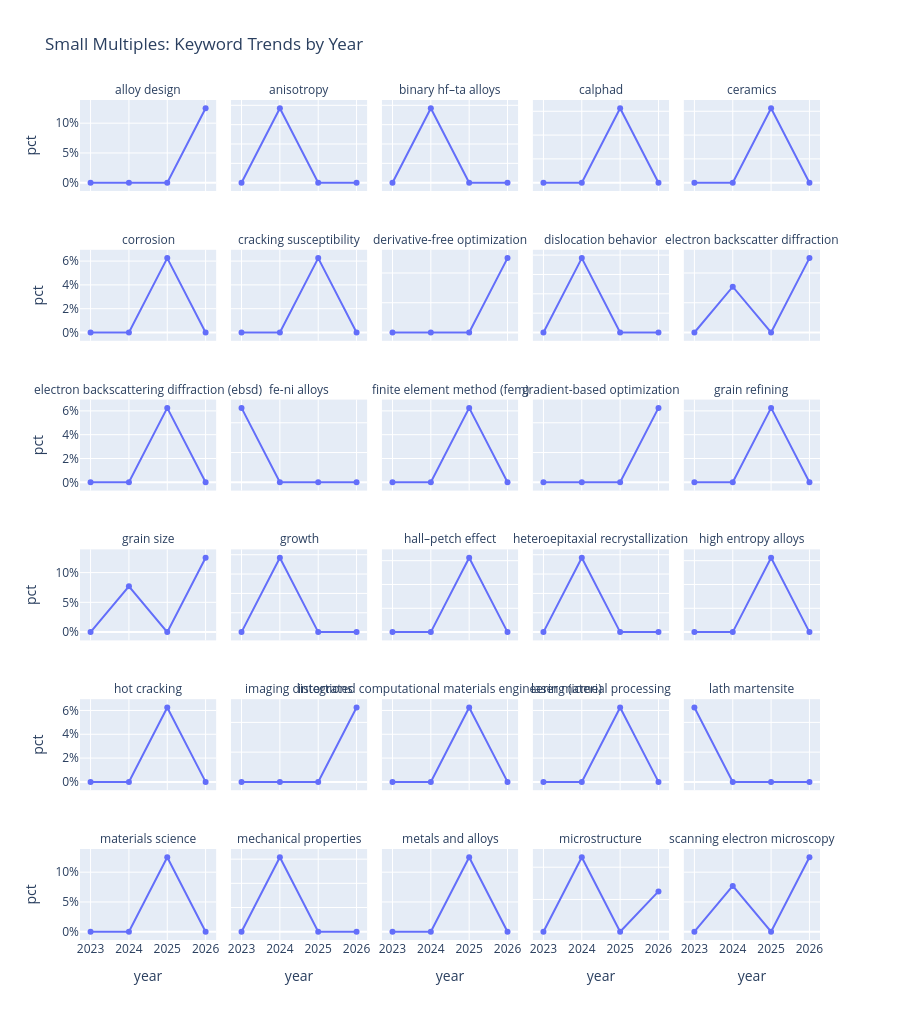

The notebook cell this image was saved under:
### Code cell
#| echo: false
#| output: true

small_mult_data = keyword_pct_long[keyword_pct_long["keyword"].isin(keywords_by_total)].copy()

fig = px.line(
    small_mult_data,
    x="year",
    y="pct",
    facet_col="keyword",
    facet_col_wrap=5,
    markers=True,
    title="Small Multiples: Keyword Trends by Year",
)
fig.update_yaxes(matches=None, ticksuffix="%")
fig.update_xaxes(dtick=1)
fig.update_layout(height=max(900, 170 * ((len(keywords_by_total) + 4) // 5)))
fig.for_each_annotation(lambda a: a.update(text=a.text.split("=")[-1]))
fig.show()

### Figure 1 — Plotly figure (JSON) as saved in the notebook; plotly's stock layout.template omitted (floating-point values rounded to 4 significant figures)
{"data": [{"hovertemplate": "keyword=alloy design<br>year=%{x}<br>pct=%{y}<extra></extra>", "legendgroup": "", "line": {"color": "#636efa", "dash": "solid"}, "marker": {"symbol": "circle"}, "mode": "lines+markers", "name": "", "orientation": "v", "showlegend": false, "type": "scatter", "x": [2023, 2024, 2025, 2026], "xaxis": "x26", "y": [0.0, 0.0, 0.0, 12.5], "yaxis": "y26"}, {"hovertemplate": "keyword=anisotropy<br>year=%{x}<br>pct=%{y}<extra></extra>", "legendgroup": "", "line": {"color": "#636efa", "dash": "solid"}, "marker": {"symbol": "circle"}, "mode": "lines+markers", "name": "", "orientation": "v", "showlegend": false, "type": "scatter", "x": [2023, 2024, 2025, 2026], "xaxis": "x27", "y": [0.0, 7.692, 0.0, 0.0], "yaxis": "y27"}, {"hovertemplate": "keyword=binary hf–ta alloys<br>year=%{x}<br>pct=%{y}<extra></extra>", "legendgroup": "", "line": {"color": "#636efa", "dash": "solid"}, "marker": {"symbol": "circle"}, "mode": "lines+markers", "name": "", "orientation": "v", "showlegend": false, "type": "scatter", "x": [2023, 2024, 2025, 2026], "xaxis": "x28", "y": [0.0, 7.692, 0.0, 0.0], "yaxis": "y28"}, {"hovertemplate": "keyword=calphad<br>year=%{x}<br>pct=%{y}<extra></extra>", "legendgroup": "", "line": {"color": "#636efa", "dash": "solid"}, "marker": {"symbol": "circle"}, "mode": "lines+markers", "name": "", "orientation": "v", "showlegend": false, "type": "scatter", "x": [2023, 2024, 2025, 2026], "xaxis": "x29", "y": [0.0, 0.0, 6.25, 0.0], "yaxis": "y29"}, {"hovertemplate": "keyword=ceramics<br>year=%{x}<br>pct=%{y}<extra></extra>", "legendgroup": "", "line": {"color": "#636efa", "dash": "solid"}, "marker": {"symbol": "circle"}, "mode": "lines+markers", "name": "", "orientation": "v", "showlegend": false, "type": "scatter", "x": [2023, 2024, 2025, 2026], "xaxis": "x30", "y": [0.0, 0.0, 6.25, 0.0], "yaxis": "y30"}, {"hovertemplate": "keyword=corrosion<br>year=%{x}<br>pct=%{y}<extra></extra>", "legendgroup": "", "line": {"color": "#636efa", "dash": "solid"}, "marker": {"symbol": "circle"}, "mode": "lines+markers", "name": "", "orientation": "v", "showlegend": false, "type": "scatter", "x": [2023, 2024, 2025, 2026], "xaxis": "x21", "y": [0.0, 0.0, 6.25, 0.0], "yaxis": "y21"}, {"hovertemplate": "keyword=cracking susceptibility<br>year=%{x}<br>pct=%{y}<extra></extra>", "legendgroup": "", "line": {"color": "#636efa", "dash": "solid"}, "marker": {"symbol": "circle"}, "mode": "lines+markers", "name": "", "orientation": "v", "showlegend": false, "type": "scatter", "x": [2023, 2024, 2025, 2026], "xaxis": "x22", "y": [0.0, 0.0, 6.25, 0.0], "yaxis": "y22"}, {"hovertemplate": "keyword=derivative-free optimization<br>year=%{x}<br>pct=%{y}<extra></extra>", "legendgroup": "", "line": {"color": "#636efa", "dash": "solid"}, "marker": {"symbol": "circle"}, "mode": "lines+markers", "name": "", "orientation": "v", "showlegend": false, "type": "scatter", "x": [2023, 2024, 2025, 2026], "xaxis": "x23", "y": [0.0, 0.0, 0.0, 12.5], "yaxis": "y23"}, {"hovertemplate": "keyword=dislocation behavior<br>year=%{x}<br>pct=%{y}<extra></extra>", "legendgroup": "", "line": {"color": "#636efa", "dash": "solid"}, "marker": {"symbol": "circle"}, "mode": "lines+markers", "name": "", "orientation": "v", "showlegend": false, "type": "scatter", "x": [2023, 2024, 2025, 2026], "xaxis": "x24", "y": [0.0, 7.692, 0.0, 0.0], "yaxis": "y24"}, {"hovertemplate": "keyword=electron backscatter diffraction<br>year=%{x}<br>pct=%{y}<extra></extra>", "legendgroup": "", "line": {"color": "#636efa", "dash": "solid"}, "marker": {"symbol": "circle"}, "mode": "lines+markers", "name": "", "orientation": "v", "showlegend": false, "type": "scatter", "x": [2023, 2024, 2025, 2026], "xaxis": "x25", "y": [0.0, 7.692, 0.0, 12.5], "yaxis": "y25"}, {"hovertemplate": "keyword=electron backscattering diffraction (ebsd)<br>year=%{x}<br>pct=%{y}<extra></extra>", "legendgroup": "", "line": {"color": "#636efa", "dash": "solid"}, "marker": {"symbol": "circle"}, "mode": "lines+markers", "name": "", "orientation": "v", "showlegend": false, "type": "scatter", "x": [2023, 2024, 2025, 2026], "xaxis": "x16", "y": [0.0, 0.0, 6.25, 0.0], "yaxis": "y16"}, {"hovertemplate": "keyword=fe-ni alloys<br>year=%{x}<br>pct=%{y}<extra></extra>", "legendgroup": "", "line": {"color": "#636efa", "dash": "solid"}, "marker": {"symbol": "circle"}, "mode": "lines+markers", "name": "", "orientation": "v", "showlegend": false, "type": "scatter", "x": [2023, 2024, 2025, 2026], "xaxis": "x17", "y": [50.0, 0.0, 0.0, 0.0], "yaxis": "y17"}, {"hovertemplate": "keyword=finite element method (fem)<br>year=%{x}<br>pct=%{y}<extra></extra>", "legendgroup": "", "line": {"color": "#636efa", "dash": "solid"}, "marker": {"symbol": "circle"}, "mode": "lines+markers", "name": "", "orientation": "v", "showlegend": false, "type": "scatter", "x": [2023, 2024, 2025, 2026], "xaxis": "x18", "y": [0.0, 0.0, 6.25, 0.0], "yaxis": "y18"}, {"hovertemplate": "keyword=gradient-based optimization<br>year=%{x}<br>pct=%{y}<extra></extra>", "legendgroup": "", "line": {"color": "#636efa", "dash": "solid"}, "marker": {"symbol": "circle"}, "mode": "lines+markers", "name": "", "orientation": "v", "showlegend": false, "type": "scatter", "x": [2023, 2024, 2025, 2026], "xaxis": "x19", "y": [0.0, 0.0, 0.0, 12.5], "yaxis": "y19"}, {"hovertemplate": "keyword=grain refining<br>year=%{x}<br>pct=%{y}<extra></extra>", "legendgroup": "", "line": {"color": "#636efa", "dash": "solid"}, "marker": {"symbol": "circle"}, "mode": "lines+markers", "name": "", "orientation": "v", "showlegend": false, "type": "scatter", "x": [2023, 2024, 2025, 2026], "xaxis": "x20", "y": [0.0, 0.0, 6.25, 0.0], "yaxis": "y20"}, {"hovertemplate": "keyword=grain size<br>year=%{x}<br>pct=%{y}<extra></extra>", "legendgroup": "", "line": {"color": "#636efa", "dash": "solid"}, "marker": {"symbol": "circle"}, "mode": "lines+markers", "name": "", "orientation": "v", "showlegend": false, "type": "scatter", "x": [2023, 2024, 2025, 2026], "xaxis": "x11", "y": [0.0, 7.692, 0.0, 12.5], "yaxis": "y11"}, {"hovertemplate": "keyword=growth<br>year=%{x}<br>pct=%{y}<extra></extra>", "legendgroup": "", "line": {"color": "#636efa", "dash": "solid"}, "marker": {"symbol": "circle"}, "mode": "lines+markers", "name": "", "orientation": "v", "showlegend": false, "type": "scatter", "x": [2023, 2024, 2025, 2026], "xaxis": "x12", "y": [0.0, 7.692, 0.0, 0.0], "yaxis": "y12"}, {"hovertemplate": "keyword=hall–petch effect<br>year=%{x}<br>pct=%{y}<extra></extra>", "legendgroup": "", "line": {"color": "#636efa", "dash": "solid"}, "marker": {"symbol": "circle"}, "mode": "lines+markers", "name": "", "orientation": "v", "showlegend": false, "type": "scatter", "x": [2023, 2024, 2025, 2026], "xaxis": "x13", "y": [0.0, 0.0, 6.25, 0.0], "yaxis": "y13"}, {"hovertemplate": "keyword=heteroepitaxial recrystallization<br>year=%{x}<br>pct=%{y}<extra></extra>", "legendgroup": "", "line": {"color": "#636efa", "dash": "solid"}, "marker": {"symbol": "circle"}, "mode": "lines+markers", "name": "", "orientation": "v", "showlegend": false, "type": "scatter", "x": [2023, 2024, 2025, 2026], "xaxis": "x14", "y": [0.0, 7.692, 0.0, 0.0], "yaxis": "y14"}, {"hovertemplate": "keyword=high entropy alloys<br>year=%{x}<br>pct=%{y}<extra></extra>", "legendgroup": "", "line": {"color": "#636efa", "dash": "solid"}, "marker": {"symbol": "circle"}, "mode": "lines+markers", "name": "", "orientation": "v", "showlegend": false, "type": "scatter", "x": [2023, 2024, 2025, 2026], "xaxis": "x15", "y": [0.0, 0.0, 6.25, 0.0], "yaxis": "y15"}, {"hovertemplate": "keyword=hot cracking<br>year=%{x}<br>pct=%{y}<extra></extra>", "legendgroup": "", "line": {"color": "#636efa", "dash": "solid"}, "marker": {"symbol": "circle"}, "mode": "lines+markers", "name": "", "orientation": "v", "showlegend": false, "type": "scatter", "x": [2023, 2024, 2025, 2026], "xaxis": "x6", "y": [0.0, 0.0, 6.25, 0.0], "yaxis": "y6"}, {"hovertemplate": "keyword=imaging distortions<br>year=%{x}<br>pct=%{y}<extra></extra>", "legendgroup": "", "line": {"color": "#636efa", "dash": "solid"}, "marker": {"symbol": "circle"}, "mode": "lines+markers", "name": "", "orientation": "v", "showlegend": false, "type": "scatter", "x": [2023, 2024, 2025, 2026], "xaxis": "x7", "y": [0.0, 0.0, 0.0, 12.5], "yaxis": "y7"}, {"hovertemplate": "keyword=integrated computational materials engineering (icme)<br>year=%{x}<br>pct=%{y}<extra></extra>", "legendgroup": "", "line": {"color": "#636efa", "dash": "solid"}, "marker": {"symbol": "circle"}, "mode": "lines+markers", "name": "", "orientation": "v", "showlegend": false, "type": "scatter", "x": [2023, 2024, 2025, 2026], "xaxis": "x8", "y": [0.0, 0.0, 6.25, 0.0], "yaxis": "y8"}, {"hovertemplate": "keyword=laser material processing<br>year=%{x}<br>pct=%{y}<extra></extra>", "legendgroup": "", "line": {"color": "#636efa", "dash": "solid"}, "marker": {"symbol": "circle"}, "mode": "lines+markers", "name": "", "orientation": "v", "showlegend": false, "type": "scatter", "x": [2023, 2024, 2025, 2026], "xaxis": "x9", "y": [0.0, 0.0, 6.25, 0.0], "yaxis": "y9"}, {"hovertemplate": "keyword=lath martensite<br>year=%{x}<br>pct=%{y}<extra></extra>", "legendgroup": "", "line": {"color": "#636efa", "dash": "solid"}, "marker": {"symbol": "circle"}, "mode": "lines+markers", "name": "", "orientation": "v", "showlegend": false, "type": "scatter", "x": [2023, 2024, 2025, 2026], "xaxis": "x10", "y": [50.0, 0.0, 0.0, 0.0], "yaxis": "y10"}, {"hovertemplate": "keyword=materials science<br>year=%{x}<br>pct=%{y}<extra></extra>", "legendgroup": "", "line": {"color": "#636efa", "dash": "solid"}, "marker": {"symbol": "circle"}, "mode": "lines+markers", "name": "", "orientation": "v", "showlegend": false, "type": "scatter", "x": [2023, 2024, 2025, 2026], "xaxis": "x", "y": [0.0, 0.0, 12.5, 0.0], "yaxis": "y"}, {"hovertemplate": "keyword=mechanical properties<br>year=%{x}<br>pct=%{y}<extra></extra>", "legendgroup": "", "line": {"color": "#636efa", "dash": "solid"}, "marker": {"symbol": "circle"}, "mode": "lines+markers", "name": "", "orientation": "v", "showlegend": false, "type": "scatter", "x": [2023, 2024, 2025, 2026], "xaxis": "x2", "y": [0.0, 15.38, 0.0, 0.0], "yaxis": "y2"}, {"hovertemplate": "keyword=metals and alloys<br>year=%{x}<br>pct=%{y}<extra></extra>", "legendgroup": "", "line": {"color": "#636efa", "dash": "solid"}, "marker": {"symbol": "circle"}, "mode": "lines+markers", "name": "", "orientation": "v", "showlegend": false, "type": "scatter", "x": [2023, 2024, 2025, 2026], "xaxis": "x3", "y": [0.0, 0.0, 12.5, 0.0], "yaxis": "y3"}, {"hovertemplate": "keyword=microstructure<br>year=%{x}<br>pct=%{y}<extra></extra>", "legendgroup": "", "line": {"color": "#636efa", "dash": "solid"}, "marker": {"symbol": "circle"}, "mode": "lines+markers", "name": "", "orientation": "v", "showlegend": false, "type": "scatter", "x": [2023, 2024, 2025, 2026], "xaxis": "x4", "y": [0.0, 23.08, 0.0, 12.5], "yaxis": "y4"}, {"hovertemplate": "keyword=scanning electron microscopy<br>year=%{x}<br>pct=%{y}<extra></extra>", "legendgroup": "", "line": {"color": "#636efa", "dash": "solid"}, "marker": {"symbol": "circle"}, "mode": "lines+markers", "name": "", "orientation": "v", "showlegend": false, "type": "scatter", "x": [2023, 2024, 2025, 2026], "xaxis": "x5", "y": [0.0, 7.692, 0.0, 12.5], "yaxis": "y5"}], "layout": {"annotations": [{"font": {}, "showarrow": false, "text": "materials science", "x": 0.092, "xanchor": "center", "xref": "paper", "y": 0.1083, "yanchor": "bottom", "yref": "paper"}, {"font": {}, "showarrow": false, "text": "mechanical properties", "x": 0.296, "xanchor": "center", "xref": "paper", "y": 0.1083, "yanchor": "bottom", "yref": "paper"}, {"font": {}, "showarrow": false, "text": "metals and alloys", "x": 0.5, "xanchor": "center", "xref": "paper", "y": 0.1083, "yanchor": "bottom", "yref": "paper"}, {"font": {}, "showarrow": false, "text": "microstructure", "x": 0.704, "xanchor": "center", "xref": "paper", "y": 0.1083, "yanchor": "bottom", "yref": "paper"}, {"font": {}, "showarrow": false, "text": "scanning electron microscopy", "x": 0.908, "xanchor": "center", "xref": "paper", "y": 0.1083, "yanchor": "bottom", "yref": "paper"}, {"font": {}, "showarrow": false, "text": "hot cracking", "x": 0.092, "xanchor": "center", "xref": "paper", "y": 0.2867, "yanchor": "bottom", "yref": "paper"}, {"font": {}, "showarrow": false, "text": "imaging distortions", "x": 0.296, "xanchor": "center", "xref": "paper", "y": 0.2867, "yanchor": "bottom", "yref": "paper"}, {"font": {}, "showarrow": false, "text": "integrated computational materials engineering (icme)", "x": 0.5, "xanchor": "center", "xref": "paper", "y": 0.2867, "yanchor": "bottom", "yref": "paper"}, {"font": {}, "showarrow": false, "text": "laser material processing", "x": 0.704, "xanchor": "center", "xref": "paper", "y": 0.2867, "yanchor": "bottom", "yref": "paper"}, {"font": {}, "showarrow": false, "text": "lath martensite", "x": 0.908, "xanchor": "center", "xref": "paper", "y": 0.2867, "yanchor": "bottom", "yref": "paper"}, {"font": {}, "showarrow": false, "text": "grain size", "x": 0.092, "xanchor": "center", "xref": "paper", "y": 0.465, "yanchor": "bottom", "yref": "paper"}, {"font": {}, "showarrow": false, "text": "growth", "x": 0.296, "xanchor": "center", "xref": "paper", "y": 0.465, "yanchor": "bottom", "yref": "paper"}, {"font": {}, "showarrow": false, "text": "hall–petch effect", "x": 0.5, "xanchor": "center", "xref": "paper", "y": 0.465, "yanchor": "bottom", "yref": "paper"}, {"font": {}, "showarrow": false, "text": "heteroepitaxial recrystallization", "x": 0.704, "xanchor": "center", "xref": "paper", "y": 0.465, "yanchor": "bottom", "yref": "paper"}, {"font": {}, "showarrow": false, "text": "high entropy alloys", "x": 0.908, "xanchor": "center", "xref": "paper", "y": 0.465, "yanchor": "bottom", "yref": "paper"}, {"font": {}, "showarrow": false, "text": "electron backscattering diffraction (ebsd)", "x": 0.092, "xanchor": "center", "xref": "paper", "y": 0.6433, "yanchor": "bottom", "yref": "paper"}, {"font": {}, "showarrow": false, "text": "fe-ni alloys", "x": 0.296, "xanchor": "center", "xref": "paper", "y": 0.6433, "yanchor": "bottom", "yref": "paper"}, {"font": {}, "showarrow": false, "text": "finite element method (fem)", "x": 0.5, "xanchor": "center", "xref": "paper", "y": 0.6433, "yanchor": "bottom", "yref": "paper"}, {"font": {}, "showarrow": false, "text": "gradient-based optimization", "x": 0.704, "xanchor": "center", "xref": "paper", "y": 0.6433, "yanchor": "bottom", "yref": "paper"}, {"font": {}, "showarrow": false, "text": "grain refining", "x": 0.908, "xanchor": "center", "xref": "paper", "y": 0.6433, "yanchor": "bottom", "yref": "paper"}, {"font": {}, "showarrow": false, "text": "corrosion", "x": 0.092, "xanchor": "center", "xref": "paper", "y": 0.8217, "yanchor": "bottom", "yref": "paper"}, {"font": {}, "showarrow": false, "text": "cracking susceptibility", "x": 0.296, "xanchor": "center", "xref": "paper", "y": 0.8217, "yanchor": "bottom", "yref": "paper"}, {"font": {}, "showarrow": false, "text": "derivative-free optimization", "x": 0.5, "xanchor": "center", "xref": "paper", "y": 0.8217, "yanchor": "bottom", "yref": "paper"}, {"font": {}, "showarrow": false, "text": "dislocation behavior", "x": 0.704, "xanchor": "center", "xref": "paper", "y": 0.8217, "yanchor": "bottom", "yref": "paper"}, {"font": {}, "showarrow": false, "text": "electron backscatter diffraction", "x": 0.908, "xanchor": "center", "xref": "paper", "y": 0.8217, "yanchor": "bottom", "yref": "paper"}, {"font": {}, "showarrow": false, "text": "alloy design", "x": 0.092, "xanchor": "center", "xref": "paper", "y": 1.0, "yanchor": "bottom", "yref": "paper"}, {"font": {}, "showarrow": false, "text": "anisotropy", "x": 0.296, "xanchor": "center", "xref": "paper", "y": 1.0, "yanchor": "bottom", "yref": "paper"}, {"font": {}, "showarrow": false, "text": "binary hf–ta alloys", "x": 0.5, "xanchor": "center", "xref": "paper", "y": 1.0, "yanchor": "bottom", "yref": "paper"}, {"font": {}, "showarrow": false, "text": "calphad", "x": 0.704, "xanchor": "center", "xref": "paper", "y": 1.0, "yanchor": "bottom", "yref": "paper"}, {"font": {}, "showarrow": false, "text": "ceramics", "x": 0.908, "xanchor": "center", "xref": "paper", "y": 1.0, "yanchor": "bottom", "yref": "paper"}], "height": 1020, "legend": {"tracegroupgap": 0}, "title": {"text": "Small Multiples: Keyword Trends by Year"}, "xaxis": {"anchor": "y", "domain": [0, 0.184], "dtick": 1, "title": {"text": "year"}}, "xaxis10": {"anchor": "y10", "domain": [0.816, 1], "dtick": 1, "matches": "x", "showticklabels": false}, "xaxis11": {"anchor": "y11", "domain": [0, 0.184], "dtick": 1, "matches": "x", "showticklabels": false}, "xaxis12": {"anchor": "y12", "domain": [0.204, 0.388], "dtick": 1, "matches": "x", "showticklabels": false}, "xaxis13": {"anchor": "y13", "domain": [0.408, 0.592], "dtick": 1, "matches": "x", "showticklabels": false}, "xaxis14": {"anchor": "y14", "domain": [0.612, 0.796], "dtick": 1, "matches": "x", "showticklabels": false}, "xaxis15": {"anchor": "y15", "domain": [0.816, 1], "dtick": 1, "matches": "x", "showticklabels": false}, "xaxis16": {"anchor": "y16", "domain": [0, 0.184], "dtick": 1, "matches": "x", "showticklabels": false}, "xaxis17": {"anchor": "y17", "domain": [0.204, 0.388], "dtick": 1, "matches": "x", "showticklabels": false}, "xaxis18": {"anchor": "y18", "domain": [0.408, 0.592], "dtick": 1, "matches": "x", "showticklabels": false}, "xaxis19": {"anchor": "y19", "domain": [0.612, 0.796], "dtick": 1, "matches": "x", "showticklabels": false}, "xaxis2": {"anchor": "y2", "domain": [0.204, 0.388], "dtick": 1, "matches": "x", "title": {"text": "year"}}, "xaxis20": {"anchor": "y20", "domain": [0.816, 1], "dtick": 1, "matches": "x", "showticklabels": false}, "xaxis21": {"anchor": "y21", "domain": [0, 0.184], "dtick": 1, "matches": "x", "showticklabels": false}, "xaxis22": {"anchor": "y22", "domain": [0.204, 0.388], "dtick": 1, "matches": "x", "showticklabels": false}, "xaxis23": {"anchor": "y23", "domain": [0.408, 0.592], "dtick": 1, "matches": "x", "showticklabels": false}, "xaxis24": {"anchor": "y24", "domain": [0.612, 0.796], "dtick": 1, "matches": "x", "showticklabels": false}, "xaxis25": {"anchor": "y25", "domain": [0.816, 1], "dtick": 1, "matches": "x", "showticklabels": false}, "xaxis26": {"anchor": "y26", "domain": [0, 0.184], "dtick": 1, "matches": "x", "showticklabels": false}, "xaxis27": {"anchor": "y27", "domain": [0.204, 0.388], "dtick": 1, "matches": "x", "showticklabels": false}, "xaxis28": {"anchor": "y28", "domain": [0.408, 0.592], "dtick": 1, "matches": "x", "showticklabels": false}, "xaxis29": {"anchor": "y29", "domain": [0.612, 0.796], "dtick": 1, "matches": "x", "showticklabels": false}, "xaxis3": {"anchor": "y3", "domain": [0.408, 0.592], "dtick": 1, "matches": "x", "title": {"text": "year"}}, "xaxis30": {"anchor": "y30", "domain": [0.816, 1], "dtick": 1, "matches": "x", "showticklabels": false}, "xaxis4": {"anchor": "y4", "domain": [0.612, 0.796], "dtick": 1, "matches": "x", "title": {"text": "year"}}, "xaxis5": {"anchor": "y5", "domain": [0.816, 1], "dtick": 1, "matches": "x", "title": {"text": "year"}}, "xaxis6": {"anchor": "y6", "domain": [0, 0.184], "dtick": 1, "matches": "x", "showticklabels": false}, "xaxis7": {"anchor": "y7", "domain": [0.204, 0.388], "dtick": 1, "matches": "x", "showticklabels": false}, "xaxis8": {"anchor": "y8", "domain": [0.408, 0.592], "dtick": 1, "matches": "x", "showticklabels": false}, "xaxis9": {"anchor": "y9", "domain": [0.612, 0.796], "dtick": 1, "matches": "x", "showticklabels": false}, "yaxis": {"anchor": "x", "domain": [0, 0.1083], "ticksuffix": "%", "title": {"text": "pct"}}, "yaxis10": {"anchor": "x10", "domain": [0.1783, 0.2867], "showticklabels": false, "ticksuffix": "%"}, "yaxis11": {"anchor": "x11", "domain": [0.3567, 0.465], "ticksuffix": "%", "title": {"text": "pct"}}, "yaxis12": {"anchor": "x12", "domain": [0.3567, 0.465], "showticklabels": false, "ticksuffix": "%"}, "yaxis13": {"anchor": "x13", "domain": [0.3567, 0.465], "showticklabels": false, "ticksuffix": "%"}, "yaxis14": {"anchor": "x14", "domain": [0.3567, 0.465], "showticklabels": false, "ticksuffix": "%"}, "yaxis15": {"anchor": "x15", "domain": [0.3567, 0.465], "showticklabels": false, "ticksuffix": "%"}, "yaxis16": {"anchor": "x16", "domain": [0.535, 0.6433], "ticksuffix": "%", "title": {"text": "pct"}}, "yaxis17": {"anchor": "x17", "domain": [0.535, 0.6433], "showticklabels": false, "ticksuffix": "%"}, "yaxis18": {"anchor": "x18", "domain": [0.535, 0.6433], "showticklabels": false, "ticksuffix": "%"}, "yaxis19": {"anchor": "x19", "domain": [0.535, 0.6433], "showticklabels": false, "ticksuffix": "%"}, "yaxis2": {"anchor": "x2", "domain": [0, 0.1083], "showticklabels": false, "ticksuffix": "%"}, "yaxis20": {"anchor": "x20", "domain": [0.535, 0.6433], "showticklabels": false, "ticksuffix": "%"}, "yaxis21": {"anchor": "x21", "domain": [0.7133, 0.8217], "ticksuffix": "%", "title": {"text": "pct"}}, "yaxis22": {"anchor": "x22", "domain": [0.7133, 0.8217], "showticklabels": false, "ticksuffix": "%"}, "yaxis23": {"anchor": "x23", "domain": [0.7133, 0.8217], "showticklabels": false, "ticksuffix": "%"}, "yaxis24": {"anchor": "x24", "domain": [0.7133, 0.8217], "showticklabels": false, "ticksuffix": "%"}, "yaxis25": {"anchor": "x25", "domain": [0.7133, 0.8217], "showticklabels": false, "ticksuffix": "%"}, "yaxis26": {"anchor": "x26", "domain": [0.8917, 1.0], "ticksuffix": "%", "title": {"text": "pct"}}, "yaxis27": {"anchor": "x27", "domain": [0.8917, 1.0], "showticklabels": false, "ticksuffix": "%"}, "yaxis28": {"anchor": "x28", "domain": [0.8917, 1.0], "showticklabels": false, "ticksuffix": "%"}, "yaxis29": {"anchor": "x29", "domain": [0.8917, 1.0], "showticklabels": false, "ticksuffix": "%"}, "yaxis3": {"anchor": "x3", "domain": [0, 0.1083], "showticklabels": false, "ticksuffix": "%"}, "yaxis30": {"anchor": "x30", "domain": [0.8917, 1.0], "showticklabels": false, "ticksuffix": "%"}, "yaxis4": {"anchor": "x4", "domain": [0, 0.1083], "showticklabels": false, "ticksuffix": "%"}, "yaxis5": {"anchor": "x5", "domain": [0, 0.1083], "showticklabels": false, "ticksuffix": "%"}, "yaxis6": {"anchor": "x6", "domain": [0.1783, 0.2867], "ticksuffix": "%", "title": {"text": "pct"}}, "yaxis7": {"anchor": "x7", "domain": [0.1783, 0.2867], "showticklabels": false, "ticksuffix": "%"}, "yaxis8": {"anchor": "x8", "domain": [0.1783, 0.2867], "showticklabels": false, "ticksuffix": "%"}, "yaxis9": {"anchor": "x9", "domain": [0.1783, 0.2867], "showticklabels": false, "ticksuffix": "%"}}}
